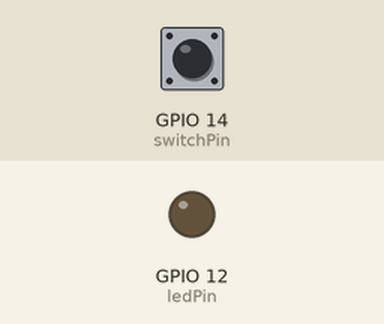
This sketch was run on a simulated ESP32. Parts: output pins drawn as LEDs (lit = HIGH). Inputs (shaded band) come from the test bench; at power-on: GPIO 14 (switchPin) LOW. What the sketch prints to the serial monitor is not drawn.

Above: at 1.2 s.
1.3 s: GPIO 14 (switchPin) pulled HIGH for 0.25 s
At 2.7 s:
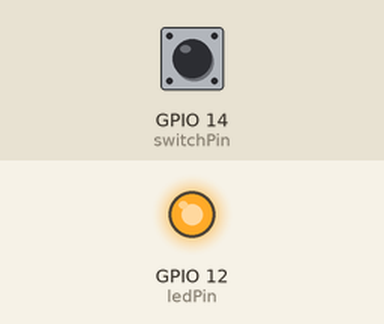
Timing chart, 0 to 4.3 s (numbered marks = the images above; inputs shaded):
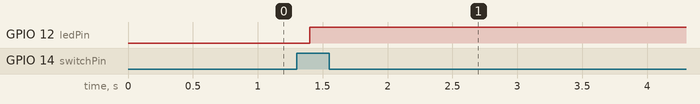

The sketch:

esp32_test1.ino
```cpp
// the number of the LED pin
const int ledPin = 12;  // 12 corresponds to GPIO12
const int potPin = 34;
const int switchPin = 14;
int potValue=0;
int switchValue =0;
int extracycles = 0;

// setting PWM properties
const int freq = 5000;
const int ledChannel = 0;
const int resolution = 8;

void setup(){
  Serial.begin(9600);
  ledcSetup(ledChannel, freq, resolution);
  ledcAttachPin(ledPin, ledChannel);
}

void loop(){
  Serial.write("increase the LED brightness\n");
  switchValue=digitalRead(switchPin);
  Serial.println(switchValue);
  if(switchValue==1)
  {
  Serial.write("swtich/n");
  potValue=analogRead(potPin);
  Serial.println(potValue);
  extracycles-- ;
  if(potValue<4000){
    ledcWrite(ledChannel, 255);
    Serial.println("inside active cycle");
    extracycles = 50;
  }

  else if(extracycles<0){
    ledcWrite(ledChannel, 0);
    Serial.println("inside extra cycle");
  }
  }
    delay(200);

}
```

Measured:
- after the input at 1.3 s, GPIO 12 (ledPin): LOW → HIGH after 0.10 s
